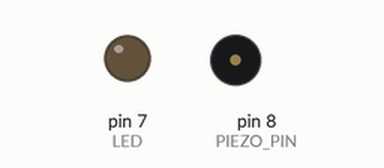
Simulated run of this sketch. Board: Arduino Uno, built with avr-gcc and run on an emulated ATmega328P. Shown: output pins drawn as LEDs (lit = HIGH), buzzer (waves = sounding).

Above: at 1.2 s.
At 6.92 s:
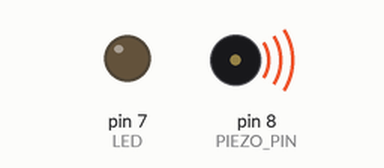
Timing chart, 0 to 8.2 s (numbered marks = the images above):
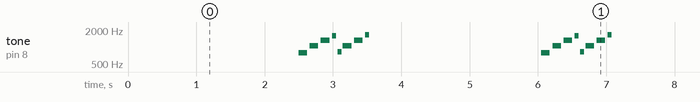

The sketch:

trump_is_president_morse.ino
```cpp
#define NOTE_B0  31
#define NOTE_C1  33
#define NOTE_CS1 35
#define NOTE_D1  37
#define NOTE_DS1 39
#define NOTE_E1  41
#define NOTE_F1  44
#define NOTE_FS1 46
#define NOTE_G1  49
#define NOTE_GS1 52
#define NOTE_A1  55
#define NOTE_AS1 58
#define NOTE_B1  62
#define NOTE_C2  65
#define NOTE_CS2 69
#define NOTE_D2  73
#define NOTE_DS2 78
#define NOTE_E2  82
#define NOTE_F2  87
#define NOTE_FS2 93
#define NOTE_G2  98
#define NOTE_GS2 104
#define NOTE_A2  110
#define NOTE_AS2 117
#define NOTE_B2  123
#define NOTE_C3  131
#define NOTE_CS3 139
#define NOTE_D3  147
#define NOTE_DS3 156
#define NOTE_E3  165
#define NOTE_F3  175
#define NOTE_FS3 185
#define NOTE_G3  196
#define NOTE_GS3 208
#define NOTE_A3  220
#define NOTE_AS3 233
#define NOTE_B3  247
#define NOTE_C4  262
#define NOTE_CS4 277
#define NOTE_D4  294
#define NOTE_DS4 311
#define NOTE_E4  330
#define NOTE_F4  349
#define NOTE_FS4 370
#define NOTE_G4  392
#define NOTE_GS4 415
#define NOTE_A4  440
#define NOTE_AS4 466
#define NOTE_B4  494
#define NOTE_C5  523
#define NOTE_CS5 554
#define NOTE_D5  587
#define NOTE_DS5 622
#define NOTE_E5  659
#define NOTE_F5  698
#define NOTE_FS5 740
#define NOTE_G5  784
#define NOTE_GS5 831
#define NOTE_A5  880
#define NOTE_AS5 932
#define NOTE_B5  988
#define NOTE_C6  1047
#define NOTE_CS6 1109
#define NOTE_D6  1175
#define NOTE_DS6 1245
#define NOTE_E6  1319
#define NOTE_F6  1397
#define NOTE_FS6 1480
#define NOTE_G6  1568
#define NOTE_GS6 1661
#define NOTE_A6  1760
#define NOTE_AS6 1865
#define NOTE_B6  1976
#define NOTE_C7  2093
#define NOTE_CS7 2217
#define NOTE_D7  2349
#define NOTE_DS7 2489
#define NOTE_E7  2637
#define NOTE_F7  2794
#define NOTE_FS7 2960
#define NOTE_G7  3136
#define NOTE_GS7 3322
#define NOTE_A7  3520
#define NOTE_AS7 3729
#define NOTE_B7  3951
#define NOTE_C8  4186
#define NOTE_CS8 4435
#define NOTE_D8  4699
#define NOTE_DS8 4978

const int PIEZO_PIN = 8;
const int UNIT = 400;
const int LED = 7;

int melody[] = {NOTE_G5, NOTE_C6, NOTE_E6, NOTE_G6, NOTE_GS5, NOTE_C6, NOTE_E6, NOTE_GS6, NOTE_AS6, NOTE_D6, NOTE_F6, NOTE_AS7};
int noteDurations[] = {4, 4, 4, 8, 8, 4, 4, 8, 8, 4, 4, 4};

void setup() {
  pinMode(LED, OUTPUT);
}

void loop() {
  delay(2500);
  playKaChing();
  //flashText();
}

void flashText() {
  //char code[] = ".. / .-.. --- ...- . / -.-- --- ..-";
  char code[] = "- .-. ..- -- .--.";
  int codeLen = strlen(code);

  for (int i = 0; i < codeLen; i++) {
    char nextChar = i < codeLen-1 ? code[i+1] : 0;
    switch(code[i]) {
      case '.': dot(nextChar); break;
      case '-': dash(nextChar); break;
      case ' ': space(); break;
      case '/': slash(); break;
    }
  }
}

void playKaChing() {
  // iterate over the notes of the melody
  for (int thisNote = 0; thisNote < 8; thisNote++) {
    // to calculate the note duration, take one second
    // divided by the note type.
    // e.g. quarter note = 1000 / 4, eighth note = 1000/8, etc.
    int noteDuration = 1000 / noteDurations[thisNote] / 2;
    tone(8, melody[thisNote], noteDuration);

    // to distinguish the notes, set a minimum time between them.
    // the note's duration + 30% seems to work well:
    int pauseBetweenNotes = noteDuration * 1.30;
    delay(pauseBetweenNotes);

    // stop the tone playing:
    noTone(8);
  }
}

void dot(char nextChar) {
  digitalWrite(LED, HIGH);
  delay(1 * UNIT);
  digitalWrite(LED, LOW);
  if (nextChar == '.' || nextChar == '-') {
    delay(1 * UNIT);
  }
}

void dash(char nextChar) {
  digitalWrite(LED, HIGH);
  delay(3 * UNIT);
  digitalWrite(LED, LOW);
  if (nextChar == '.' || nextChar == '-') {
    delay(1 * UNIT);
  }
}

void space() {
  delay(3 * UNIT);
}

void slash() {
  delay(7 * UNIT);
}
```

Measured:
- by itself, tone on pin 8 (PIEZO_PIN): repeats every 3.6 s: silent 0.04 s, 1047 Hz 0.13 s, silent 0.04 s, 1319 Hz 0.13 s, silent 0.04 s, 1568 Hz 0.06 s, silent 0.02 s, 831 Hz 0.06 s, silent 0.02 s, 1047 Hz 0.13 s, silent 0.04 s, 1319 Hz 0.13 s, silent 0.04 s, 1661 Hz 0.06 s, silent 2.5 s, 784 Hz 0.13 s
